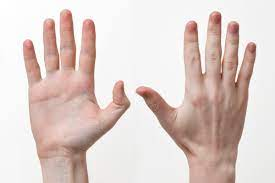
#> input picture img/hand.jpeg, 275 x 183 px
$ python 0814-convex-hull.py
#> lines starting #> are read from the running program, lines starting #| are printed output that depends on the picture; after the words box and inside, x2 and y2 are one past the last pixel; in counts of white or black regions, pixels touching at a corner belong together
# 0814.py
import cv2
import numpy as np

#1
src = cv2.imread('../../img/hand.jpeg')
#> src is the input picture: shape (183, 275, 3); mean B, G, R 202.1, 207.1, 222.8
hsv = cv2.cvtColor(src, cv2.COLOR_BGR2HSV)
#> hsv: shape (183, 275, 3); mean H, S, V 17.2, 28.8, 223.1
lowerb = (0,40,0)
upperb = (20,180,255)
bImg = cv2.inRange(hsv, lowerb, upperb)
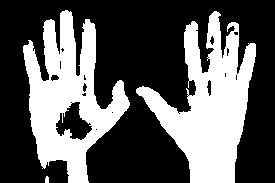
#> bImg: shape (183, 275); 36.3% white; 3 white regions

mode = cv2.RETR_EXTERNAL
method = cv2.CHAIN_APPROX_SIMPLE
contours, hierarchy = cv2.findContours(bImg, mode, method)
#> contours = 3 contours, 1 with area under 20; largest, box (x1, y1, x2, y2) and area: (136, 11, 256, 183) 9258, (23, 10, 130, 183) 9144

dst = src.copy()
## cv2.drawContours(dst, contours, -1, (255,0,0), 3)
cnt = contours[0]
#> cnt = [[46, 176], [46, 177], [45, 178], [45, 182], [48, 182], [48, 177], [47, 176]]
cv2.drawContours(dst, [cnt], 0, (255,0,0), 2)
#> dst: shape (183, 275, 3); 0.09% of pixels changed, all inside (x1, y1, x2, y2) = (44, 175, 50, 183)

#2
dst2 = dst.copy()
rows,cols = dst2.shape[:2]
#> rows = 183; cols = 275
hull = cv2.convexHull(cnt)
#> hull = [[47, 176], [48, 177], [48, 182], [45, 182], [45, 178], [46, 176]]
cv2.drawContours(dst2, [hull], 0, (0,0,255), 2)
#> dst2: shape (183, 275, 3); mean B, G, R 201.9, 206.9, 222.8
cv2.imshow('dst2', dst2)

cv2.waitKey(0)
cv2.destroyAllWindows()

$ run again, with img/banana.jpeg copied over img/hand.jpeg
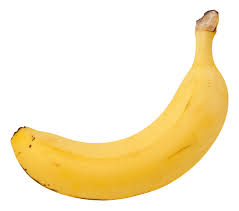
#> input picture img/banana.jpeg, 239 x 211 px
#> src is the input picture: shape (211, 239, 3); mean B, G, R 200.8, 235.7, 249.9
#> hsv: shape (211, 239, 3); mean H, S, V 11, 52.8, 250
#> `bImg = cv2.inRange(hsv, lowerb, upperb)`:
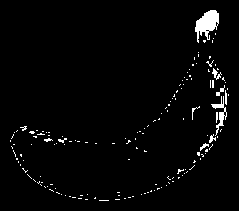
#> bImg: shape (211, 239); 2.6% white; 155 white regions (145 under 20 px)
#> contours = 155 contours, 152 with area under 20; largest, box (x1, y1, x2, y2) and area: (195, 10, 219, 43) 381, (211, 96, 227, 136) 108, (212, 68, 222, 80) 26
#> cnt = [[99, 200], [108, 200]]
#> dst: shape (211, 239, 3); 0.06% of pixels changed, all inside (x1, y1, x2, y2) = (98, 199, 110, 202)
#> hull = [[108, 200], [99, 200]]
#> dst2: shape (211, 239, 3); mean B, G, R 200.8, 235.6, 249.9
